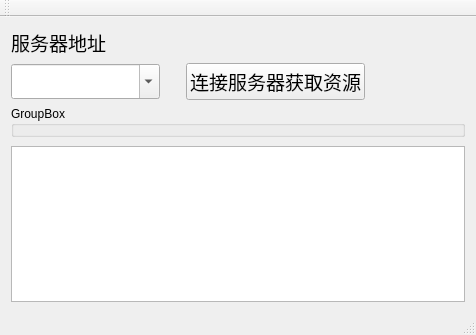
<?xml version="1.0" encoding="UTF-8"?>
<ui version="4.0">
 <class>MainWindow</class>
 <widget class="QMainWindow" name="MainWindow">
  <property name="geometry">
   <rect>
    <x>0</x>
    <y>0</y>
    <width>476</width>
    <height>335</height>
   </rect>
  </property>
  <property name="windowTitle">
   <string>环境客户端</string>
  </property>
  <widget class="QWidget" name="centralWidget">
   <layout class="QGridLayout" name="gridLayout">
    <item row="0" column="0">
     <layout class="QVBoxLayout" name="verticalLayout">
      <item>
       <widget class="QLabel" name="label">
        <property name="font">
         <font>
          <family>楷体</family>
          <pointsize>14</pointsize>
         </font>
        </property>
        <property name="text">
         <string>服务器地址</string>
        </property>
       </widget>
      </item>
      <item>
       <layout class="QHBoxLayout" name="horizontalLayout">
        <item>
         <widget class="QComboBox" name="comboBox">
          <property name="font">
           <font>
            <family>宋体</family>
            <pointsize>14</pointsize>
           </font>
          </property>
          <property name="editable">
           <bool>true</bool>
          </property>
         </widget>
        </item>
        <item>
         <spacer name="horizontalSpacer">
          <property name="orientation">
           <enum>Qt::Horizontal</enum>
          </property>
          <property name="sizeType">
           <enum>QSizePolicy::Fixed</enum>
          </property>
          <property name="sizeHint" stdset="0">
           <size>
            <width>20</width>
            <height>20</height>
           </size>
          </property>
         </spacer>
        </item>
        <item>
         <widget class="QPushButton" name="pushButton">
          <property name="font">
           <font>
            <family>楷体</family>
            <pointsize>14</pointsize>
           </font>
          </property>
          <property name="text">
           <string>连接服务器获取资源</string>
          </property>
         </widget>
        </item>
        <item>
         <spacer name="horizontalSpacer_2">
          <property name="orientation">
           <enum>Qt::Horizontal</enum>
          </property>
          <property name="sizeType">
           <enum>QSizePolicy::Fixed</enum>
          </property>
          <property name="sizeHint" stdset="0">
           <size>
            <width>100</width>
            <height>20</height>
           </size>
          </property>
         </spacer>
        </item>
       </layout>
      </item>
     </layout>
    </item>
    <item row="3" column="0">
     <widget class="QTextBrowser" name="textBrowser"/>
    </item>
    <item row="1" column="0">
     <widget class="QGroupBox" name="groupBox">
      <property name="title">
       <string>GroupBox</string>
      </property>
     </widget>
    </item>
    <item row="2" column="0">
     <spacer name="verticalSpacer">
      <property name="orientation">
       <enum>Qt::Vertical</enum>
      </property>
      <property name="sizeHint" stdset="0">
       <size>
        <width>20</width>
        <height>40</height>
       </size>
      </property>
     </spacer>
    </item>
   </layout>
   <zorder>textBrowser</zorder>
   <zorder>groupBox</zorder>
   <zorder>verticalSpacer</zorder>
  </widget>
  <widget class="QMenuBar" name="menuBar">
   <property name="geometry">
    <rect>
     <x>0</x>
     <y>0</y>
     <width>476</width>
     <height>23</height>
    </rect>
   </property>
  </widget>
  <widget class="QToolBar" name="mainToolBar">
   <attribute name="toolBarArea">
    <enum>TopToolBarArea</enum>
   </attribute>
   <attribute name="toolBarBreak">
    <bool>false</bool>
   </attribute>
  </widget>
  <widget class="QStatusBar" name="statusBar"/>
 </widget>
 <layoutdefault spacing="6" margin="11"/>
 <resources/>
 <connections/>
</ui>
